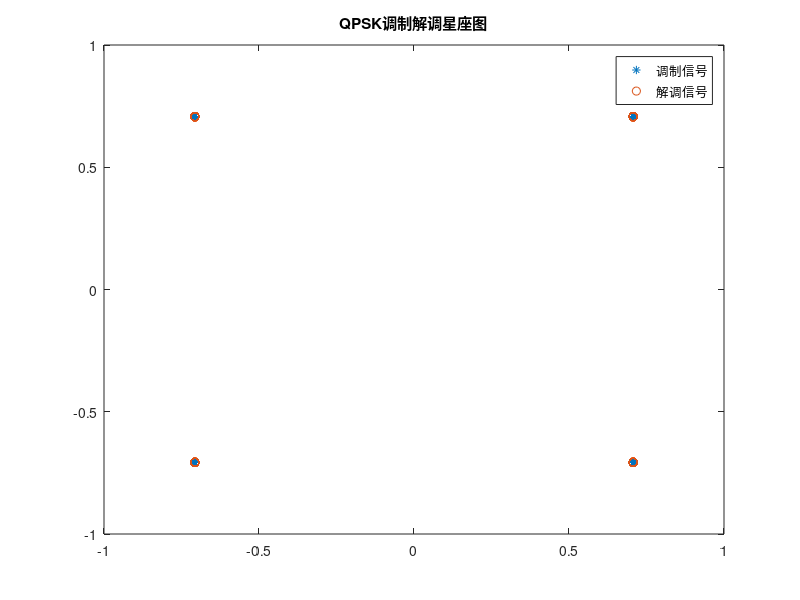

This figure's MATLAB source:
% LAB1 QPSK
% Task 1 Modulate-Demodulate(QPSK)
% Task 2 Modulate-Noise(AGWN+Rayleigh)-Demodulate
% Task 3 Encode-Modulate-Noise-Demodulate-Decode
%%%%%%%%%%%%%%%%%%%%%%%%%%%%%%%%%%%%%%%%%%%%%%%%%%%%%%%%%%%%%%%%%%%%%%%%%%
%----------------------生成随机信号---------------------------------------
num = 100000;   %样本数
signal = randi([0 3],1,num);
%----------------------转换为二进制---------------------------------------
str = dec2bin(signal);
input = reshape(str-'0',1,num*2);
%----------------------QPSK调制------------------------------------------
input = input.*2-1;
input = input./sqrt(2);
Modulated_signal = input(1:num)+1i*input(num+1:num*2);
%---------------------调制星座图-----------------------------------------
plot(real(Modulated_signal),imag(Modulated_signal),"*");
xlim([-1 1])
ylim([-1 1])
hold on;
title("QPSK调制解调星座图")
%--------------------------QPSK解调--------------------------------------
dis0 = abs(Modulated_signal*sqrt(2) - (-1-1i));
dis1 = abs(Modulated_signal*sqrt(2) - (-1+1i));
dis2 = abs(Modulated_signal*sqrt(2) - (1-1i));
dis3 = abs(Modulated_signal*sqrt(2) - (1+1i));
dis=[dis0; dis1; dis2; dis3];
Demodulated_signal = zeros(1,num);
for n =1:num
    [~,Demodulated_signal(n)] = min(dis(:,n)); 
end
Demodulated_signal = Demodulated_signal -1;
%---------------------解调星座图-----------------------------------------
str = dec2bin(Demodulated_signal);
output = reshape(str-'0',1,num*2);
output = output.*2-1;
output = output./sqrt(2);
De_signal = output(1:num)+1i*output(num+1:num*2);
plot(real(De_signal),imag(De_signal),"o");
legend("调制信号","解调信号");
%-------------------------误码率分析------------------------------------
SER = size(signal(Demodulated_signal~=signal),2)/num;
